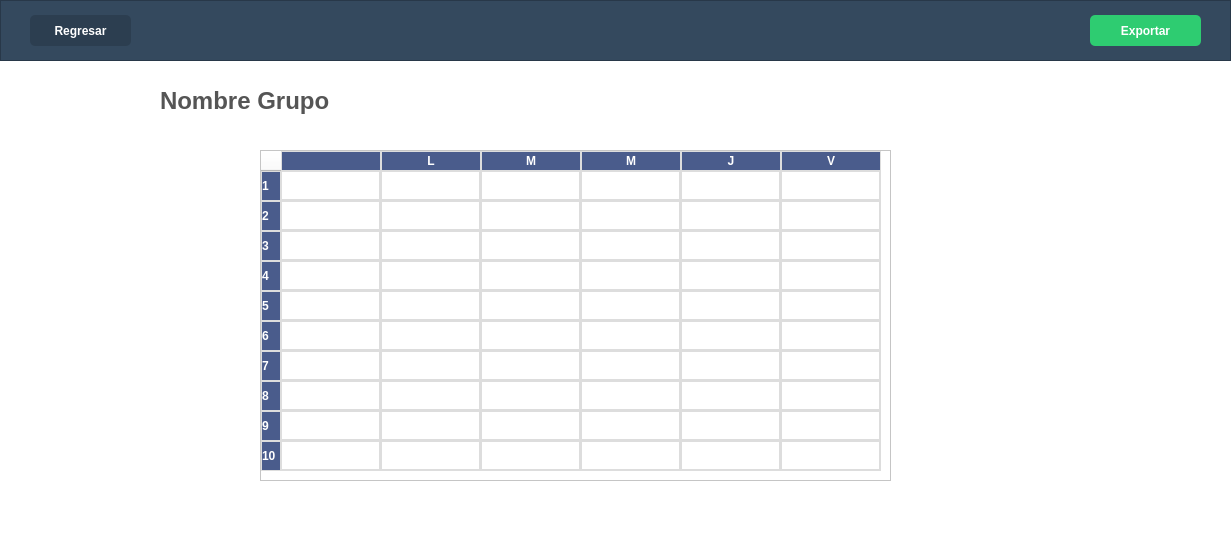
<?xml version="1.0" encoding="UTF-8"?>
<ui version="4.0">
 <class>GroupScheduleWidget</class>
 <widget class="QWidget" name="GroupScheduleWidget">
  <property name="geometry">
   <rect>
    <x>0</x>
    <y>0</y>
    <width>1231</width>
    <height>551</height>
   </rect>
  </property>
  <property name="windowTitle">
   <string>Form</string>
  </property>
  <property name="styleSheet">
   <string notr="true">background-color: white;</string>
  </property>
  <widget class="QFrame" name="topBar">
   <property name="geometry">
    <rect>
     <x>0</x>
     <y>0</y>
     <width>1231</width>
     <height>61</height>
    </rect>
   </property>
   <property name="styleSheet">
    <string notr="true">background-color: #34495e;</string>
   </property>
   <property name="frameShape">
    <enum>QFrame::Shape::StyledPanel</enum>
   </property>
   <property name="frameShadow">
    <enum>QFrame::Shadow::Raised</enum>
   </property>
   <widget class="QPushButton" name="backButton">
    <property name="geometry">
     <rect>
      <x>30</x>
      <y>15</y>
      <width>101</width>
      <height>31</height>
     </rect>
    </property>
    <property name="cursor">
     <cursorShape>PointingHandCursor</cursorShape>
    </property>
    <property name="styleSheet">
     <string notr="true">background-color: #2c3e50;
color: white;
border-radius: 5px;
font-weight: bold;</string>
    </property>
    <property name="text">
     <string>Regresar</string>
    </property>
   </widget>
   <widget class="QPushButton" name="exportButton">
    <property name="geometry">
     <rect>
      <x>1090</x>
      <y>15</y>
      <width>111</width>
      <height>31</height>
     </rect>
    </property>
    <property name="cursor">
     <cursorShape>PointingHandCursor</cursorShape>
    </property>
    <property name="styleSheet">
     <string notr="true">background-color: #2ecc71;
color: white;
border-radius: 5px;
font-weight: bold;</string>
    </property>
    <property name="text">
     <string>Exportar</string>
    </property>
   </widget>
  </widget>
  <widget class="QLabel" name="nameLabel">
   <property name="geometry">
    <rect>
     <x>160</x>
     <y>80</y>
     <width>301</width>
     <height>41</height>
    </rect>
   </property>
   <property name="styleSheet">
    <string notr="true">font-size: 24px;
color: #555;
font-weight: bold;</string>
   </property>
   <property name="text">
    <string>Nombre Grupo</string>
   </property>
  </widget>
  <widget class="QTableWidget" name="scheduleTable">
   <property name="geometry">
    <rect>
     <x>260</x>
     <y>150</y>
     <width>631</width>
     <height>331</height>
    </rect>
   </property>
   <property name="styleSheet">
    <string notr="true">QHeaderView::section {
    background-color: #4a5c8c;
    color: white;
    font-weight: bold;
    border: 1px solid #ddd;
}
QTableWidget {
    gridline-color: #ddd;
}
QTableWidget::item {
    border: 1px solid #ddd;
}</string>
   </property>
   <property name="rowCount">
    <number>10</number>
   </property>
   <property name="columnCount">
    <number>6</number>
   </property>
   <row/>
   <row/>
   <row/>
   <row/>
   <row/>
   <row/>
   <row/>
   <row/>
   <row/>
   <row/>
   <column>
    <property name="text">
     <string/>
    </property>
   </column>
   <column>
    <property name="text">
     <string>L</string>
    </property>
   </column>
   <column>
    <property name="text">
     <string>M</string>
    </property>
   </column>
   <column>
    <property name="text">
     <string>M</string>
    </property>
   </column>
   <column>
    <property name="text">
     <string>J</string>
    </property>
   </column>
   <column>
    <property name="text">
     <string>V</string>
    </property>
   </column>
  </widget>
 </widget>
 <resources/>
 <connections/>
</ui>
